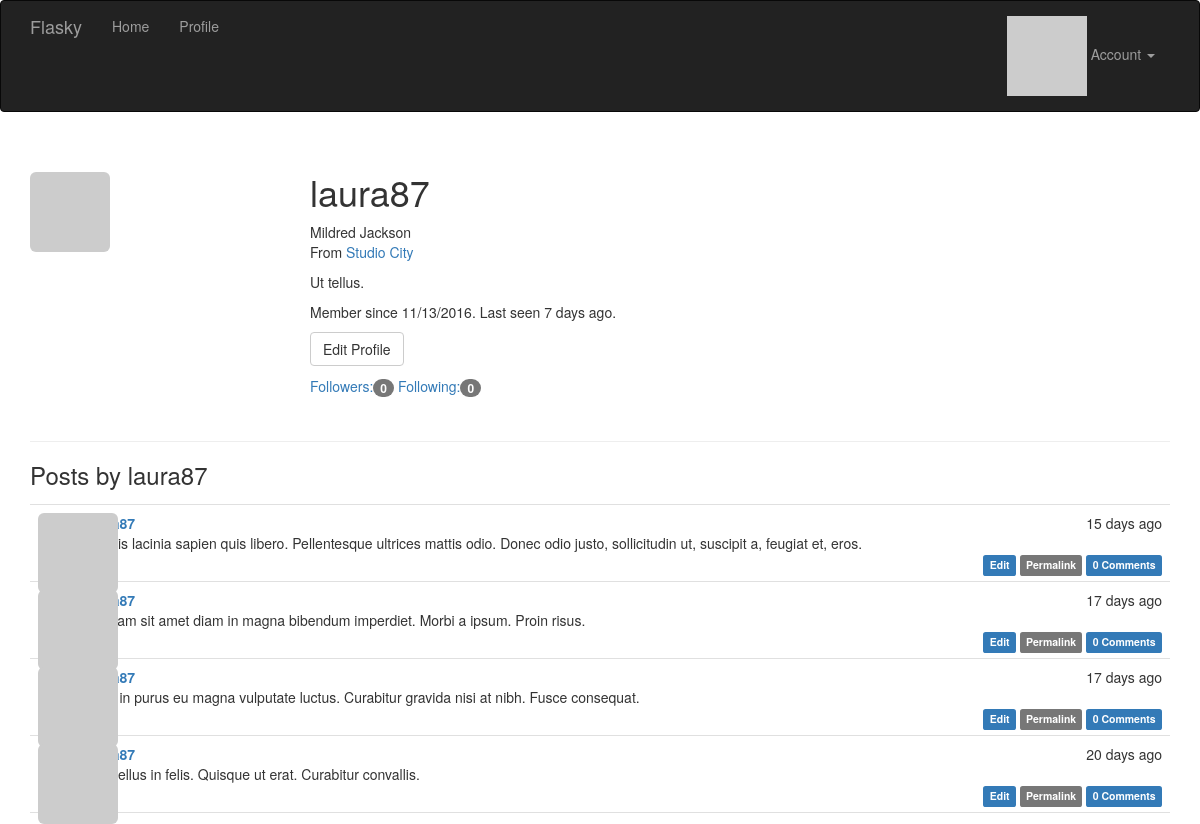
The app's page /user/laura87 (signed in) with its own data.
### app/models.py (models this page shows, shortened)
class User(UserMixin, db.Model):
    __tablename__ = 'users'
    id = db.Column(db.Integer, primary_key=True)
    email = db.Column(db.String(64), unique=True, index=True)
    username = db.Column(db.String(64), unique=True, index=True)
    role_id = db.Column(db.Integer, db.ForeignKey('roles.id'))
    password_hash = db.Column(db.String(128))
    confirmed = db.Column(db.Boolean, default=False)
    name = db.Column(db.String(64))
    location = db.Column(db.String(64))
    about_me = db.Column(db.Text())
    member_since = db.Column(db.DateTime(), default=datetime.utcnow)
    last_seen = db.Column(db.DateTime(), default=datetime.utcnow)
    avatar_hash = db.Column(db.String(32))
    posts = db.relationship('Post', backref='author', lazy='dynamic')
    followed = db.relationship('Follow',
                               foreign_keys=[Follow.follower_id],
                               backref=db.backref('follower', lazy='joined'),
                               lazy='dynamic',
                               cascade='all, delete-orphan')
    followers = db.relationship('Follow',
                                foreign_keys=[Follow.followed_id],
                                backref=db.backref('followed', lazy='joined'),
                                lazy='dynamic',
                                cascade='all, delete-orphan')
    comments = db.relationship('Comment', backref='author', lazy='dynamic')
    @property
    def password(self):
        raise AttributeError('password is not a readable attribute')
    def can(self, permissions):
        return self.role is not None and \
            (self.role.permissions & permissions) == permissions
    def is_administrator(self):
        return self.can(Permission.ADMINISTER)
    def ping(self):
        self.last_seen = datetime.utcnow()
        db.session.add(self)
    def gravatar(self, size=100, default='identicon', rating='g'):
        if request.is_secure:
            url = 'https://secure.gravatar.com/avatar'
        else:
            url = 'http://www.gravatar.com/avatar'
        hash = self.avatar_hash or hashlib.md5(
            self.email.encode('utf-8')).hexdigest()
        return '{url}/{hash}?s={size}&d={default}&r={rating}'.format(
            url=url, hash=hash, size=size, default=default, rating=rating)

class Post(db.Model):
    __tablename__ = 'posts'
    id = db.Column(db.Integer, primary_key=True)
    body = db.Column(db.Text)
    body_html = db.Column(db.Text)
    timestamp = db.Column(db.DateTime, index=True, default=datetime.utcnow)
    author_id = db.Column(db.Integer, db.ForeignKey('users.id'))
    comments = db.relationship('Comment', backref='post', lazy='dynamic')

### app/main/views.py (the view)
@main.route('/user/<username>')
def user(username):
    user = User.query.filter_by(username=username).first()
    if user is None:
        abort(404)
    posts =user.posts.order_by(Post.timestamp.desc()).all()
    return render_template('user.html', user=user, posts=posts)

### app/auth/views.py (called while the page is built)
@auth.before_app_request
def before_request():
    if current_user.is_authenticated:
        current_user.ping()
        if not current_user.confirmed and request.endpoint[:5]!='auth.':
            return redirect(url_for('auth.unconfirmed'))

### app/main/__init__.py (called while the page is built)
@main.app_context_processor
def inject_permissions():
    return dict(Permission=Permission)

### app/models.py (called while the page is built)
@login_manager.user_loader
def load_user(user_id):
    return User.query.get(int(user_id))

### app/templates/user.html (shortened to what this page needs)
{% extends "base.html" %}
{% block page_content %}
    <div class="page-header">
        <img class="img-rounded profile-thumbnail" src="{{ user.gravatar(size=256) }}">
        <div class="profile-header">
            <h1>{{ user.username }}</h1>
            {% if user.name or user.location %}
                <p>
                    {% if user.name %}{{ user.name }}<br>{% endif %}
                    {% if user.location %}
                        From <a href="http://maps.google.com/?q={{ user.location }}">{{ user.location }}</a><br>
                    {% endif %}
                </p>
            {% endif %}
            {% if user.about_me %}<p>{{ user.about_me }}</p>{% endif %}
            <p>Member since {{ moment(user.member_since).format('L') }}. Last seen {{ moment(user.last_seen).fromNow() }}.</p>
            <p>
                {% if user == current_user %}
                    <a class="btn btn-default" href="{{ url_for('.edit_profile') }}">Edit Profile</a>
                {% endif %}
            </p>
            <a href="{{ url_for('.followers' , username=user.username) }}">
                Followers:<span class="badge">{{ user.followers.count() }}</span>
            </a>
            <a href="{{ url_for('.followed_by' , username=user.username )}}">
                Following:<span class="badge">{{ user.followed.count() }}</span>
            </a>
        </div>
    </div>
<h3>Posts by {{ user.username }}</h3>
{% include '_posts.html' %}
{% endblock %}

### app/templates/_posts.html
<ul class="posts">
    {% for post in posts %}
    <li class="post">
        <div class="post-thumbnail">
            <a href="{{ url_for('.user', username=post.author.username) }}">
                <img class="img-rounded profile-thumbnail" src="{{ post.author.gravatar(size=40) }}">
            </a>
        </div>
        <div class="post-content">
            <div class="post-date">{{ moment(post.timestamp).fromNow() }}</div>
            <div class="post-author"><a href="{{ url_for('.user', username=post.author.username) }}">{{ post.author.username }}</a></div>
            <div class="post-body">
                {% if post.body_html %}
                    {{ post.body_html | safe }}
                {% else %}
                    {{ post.body }}
                {% endif %}
            </div>
            <div class="post-footer">
                {% if current_user == post.author %}
               <a href="{{ url_for('.edit', id=post.id) }}">
                    <span class="label label-primary">Edit</span>
               </a>
                {% elif current_user.is_administrator() %}
              <a href="{{ url_for('.edit', id=post.id) }}">
                   <span class="label label-danger">Edit [Admin]</span>
               </a>
               {% endif %}
                <a href="{{ url_for('.post', id=post.id) }}">
                    <span class="label label-default">Permalink</span>
                </a>
                <a href="{{ url_for('.post', id=post.id) }}#comments">
                   <span class="label label-primary">{{ post.comments.count() }} Comments</span>
                </a>
            </div>
        </div>
    </li>
    {% endfor %}
</ul>

### app/static/styles.css (style rules this page uses)
.profile-thumbnail { position: absolute; }
.profile-header { min-height: 260px; margin-left: 280px; }
ul.posts { list-style-type: none; padding: 0px; margin: 16px 0px 0px 0px; border-top: 1px solid #e0e0e0; }
ul.posts li.post { padding: 8px; border-bottom: 1px solid #e0e0e0; }
div.post-date { float: right; }
div.post-author { font-weight: bold; }
div.post-thumbnail { position: absolute; }
div.post-content { margin-left: 48px; min-height: 48px; }
div.post-footer { text-align: right; }

### records on screen
User: username "laura87", name "Mildred Jackson", location "Studio City", about_me "Ut tellus.", member_since "11/13/2016", last_seen "7 days ago"
Post: timestamp "15 days ago", body "Mauris lacinia sapien quis libero. Pellentesque ultrices mattis odio. Donec odio justo, sollicitudin ut, suscipit a, feugiat et, eros.", comments.count "0"
Post: timestamp "17 days ago", body "Aliquam sit amet diam in magna bibendum imperdiet. Morbi a ipsum. Proin risus.", comments.count "0"
Post: timestamp "17 days ago", body "Cras in purus eu magna vulputate luctus. Curabitur gravida nisi at nibh. Fusce consequat.", comments.count "0"
Post: timestamp "20 days ago", body "Phasellus in felis. Quisque ut erat. Curabitur convallis.", comments.count "0"

### other values on screen
{{ user.followers.count() }} "0"
{{ user.followed.count() }} "0"
